Frame 1 (no input): blank canvas, image omitted
Frame 60 (no input): blank canvas, image omitted
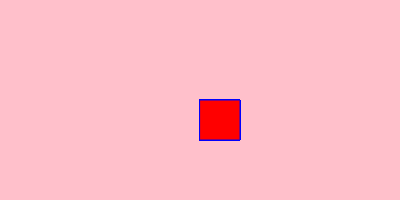
Frame 120 (the mouse pressed at the canvas centre since frame 60)

The p5.js sketch whose frames 1 and 60 were blank and that drew this single picture after the mouse press (run headless with seeded random() and noise() and a simulated clock; from frame 60 on, the mouse is pressed at the canvas centre):

// p5.js sketch
// ── sketch.js
// preparar e rodar um código 
function setup() {
  createCanvas(400, 200);//criar tela
  background("pink");
}

//responsavel por desenhar 
function draw() {
  stroke("blue");
  fill("red");
  
  if(mouseIsPressed) {
    rect(mouseX,mouseY,40, 40);
  }
}
